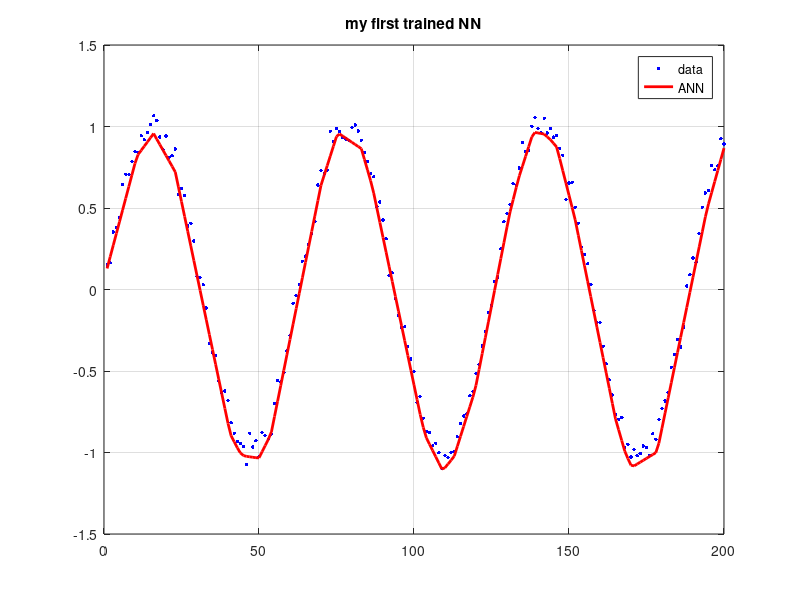
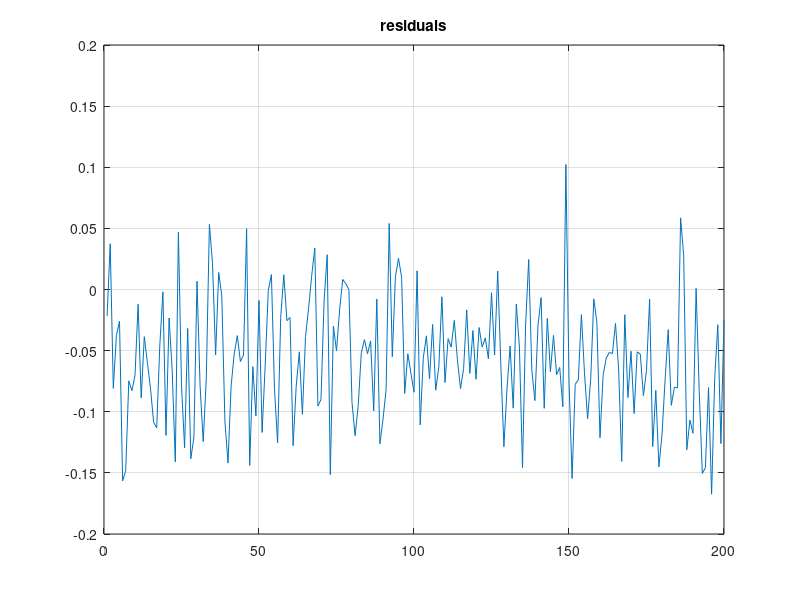

MATLAB code to generate these figures, in order:
function demo_ADAM_ANN_ReLU
clc; close all;
% c) T.Lahmer, 2026

x = 1:1:200;                 % 1×200: 200 samples, 1 feature
Y = sin(0.1*x) + 0.05*randn(size(x));


% ---- Standardize with training statistics only ----
%mu_x = mean(x);  sd_x = std(x);
%mu_y = mean(Y);  sd_y = std(Y);
%X  = (x - mu_x) / sd_x;
%Ys = (Y - mu_y) / sd_y;

xMin = min(x);  xMax = max(x);
X   = 2*(x - xMin)/(xMax - xMin) - 1;
layers = [1, 100, 1];    %[input_dim, hidden_dim, output_dim]

num_epochs = 20000;
learning_rate = 0.01;


params = train_adam(X, Y, layers, num_epochs, learning_rate);

[yPred, cache] = forward(X, params);

figure
plot(x, Y, 'b.', 'MarkerSize', 8);        % FIX: plot over original x (optional)
hold on                                   % FIX: without this the red line erased the blue one
plot(x, yPred, 'r-', 'LineWidth', 2);
legend('data', 'ANN'); grid on
title('my first trained NN')

figure
plot(x, yPred - Y)
title('residuals'); grid on

end


function [params] = train_adam(X, Y, layers, num_epochs, learning_rate)
% X: Eingabedaten (features x samples)  (inputs)
% Y: Zielwerte (outputs x samples)  (outputs)
% layers: z.B. [input_dim, hidden_dim, output_dim]

% Initialisierung
params = init_params(layers);

% ADAM Parameter
beta1 = 0.9;
beta2 = 0.999;
eps = 1e-8;

% Initialisiere Moment-Schätzer  (Moment-estimator)
[m, v] = init_adam(params);

t = 0; % timestep

for epoch = 1:num_epochs
    t = t + 1;

    % Vorwärtspropagation
    [A, cache] = forward(X, params);

    % Verlust (MSE)
    loss = mean((A - Y).^2);

    % Rückwärtspropagation
    grads = backward(X, Y, params, cache);

    % ADAM Update
    [params, m, v] = adam_update(params, grads, m, v, t, learning_rate, beta1, beta2, eps);

    if mod(epoch,1000) == 0  % used for skipping updates
        fprintf('Epoch %d, Loss: %.4f\n', epoch, loss);
    end
end
alive = sum(any(params.W1 * X + params.b1 > 0, 2))   % expect 0
V = params.b2 - Y;

max(abs(params.b2 - Y))                               % expect ≈ 0
end

%% Initialisierung der Parameter
function params = init_params(layers)
for i = 1:length(layers)-1
    %params.(['W' num2str(i)]) = randn(layers(i+1), layers(i)) * 0.1;
    %params.(['b' num2str(i)]) = zeros(layers(i+1),1);
    params.(['W' num2str(i)]) = randn(layers(i+1), layers(i));   % no * 0.01
    params.(['b' num2str(i)]) = randn(layers(i+1), 1);           % random, not zeros
end
end

%% Initialisierung ADAM Variablen
function [m, v] = init_adam(params)
fields = fieldnames(params);
for i = 1:length(fields)
    m.(fields{i}) = zeros(size(params.(fields{i})));
    v.(fields{i}) = zeros(size(params.(fields{i})));
end
end

%% Vorwärtspropagation
function [A, cache] = forward(X, params)
W1 = params.W1; b1 = params.b1;
W2 = params.W2; b2 = params.b2;

Z1 = W1 * X + b1;
A1 = max(0, Z1); % ReLU

Z2 = W2 * A1 + b2;
A = Z2; % lineare Ausgabe

cache = struct('X',X,'Z1',Z1,'A1',A1);
end

%% Rückwärtspropagation
function grads = backward(X, Y, params, cache)
m = size(X,2);

W2 = params.W2;

A1 = cache.A1;
Z1 = cache.Z1;
A = params.W2 * A1 + params.b2;

dZ2 = 2*(A - Y) / m;
grads.W2 = dZ2 * A1';
grads.b2 = sum(dZ2,2);

dA1 = W2' * dZ2;
dZ1 = dA1 .* (Z1 > 0); % ReLU Ableitung

grads.W1 = dZ1 * X';
grads.b1 = sum(dZ1,2);
end

%% ADAM Update
function [params, m, v] = adam_update(params, grads, m, v, t, lr, beta1, beta2, eps)
fields = fieldnames(params);

for i = 1:length(fields)
    key = fields{i};

    % 1. Moment (Mean)
    m.(key) = beta1 * m.(key) + (1 - beta1) * grads.(key);

    % 2. Moment (Varianz)
    v.(key) = beta2 * v.(key) + (1 - beta2) * (grads.(key).^2);

    % Bias-Korrektur
    m_hat = m.(key) / (1 - beta1^t);
    v_hat = v.(key) / (1 - beta2^t);

    % Update
    params.(key) = params.(key) - lr * m_hat ./ (sqrt(v_hat) + eps);
end
end
